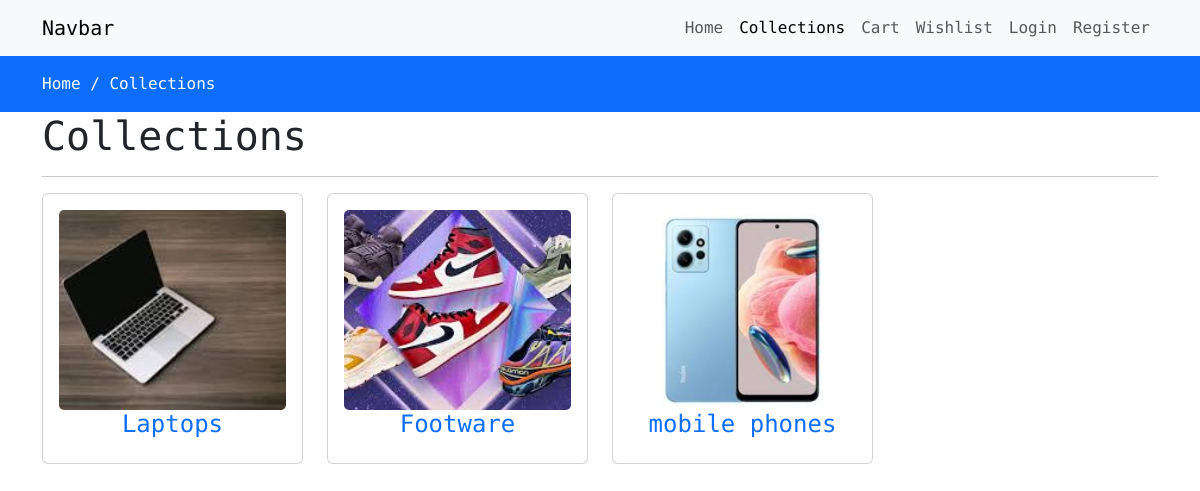
Before: /collections with the older database file.
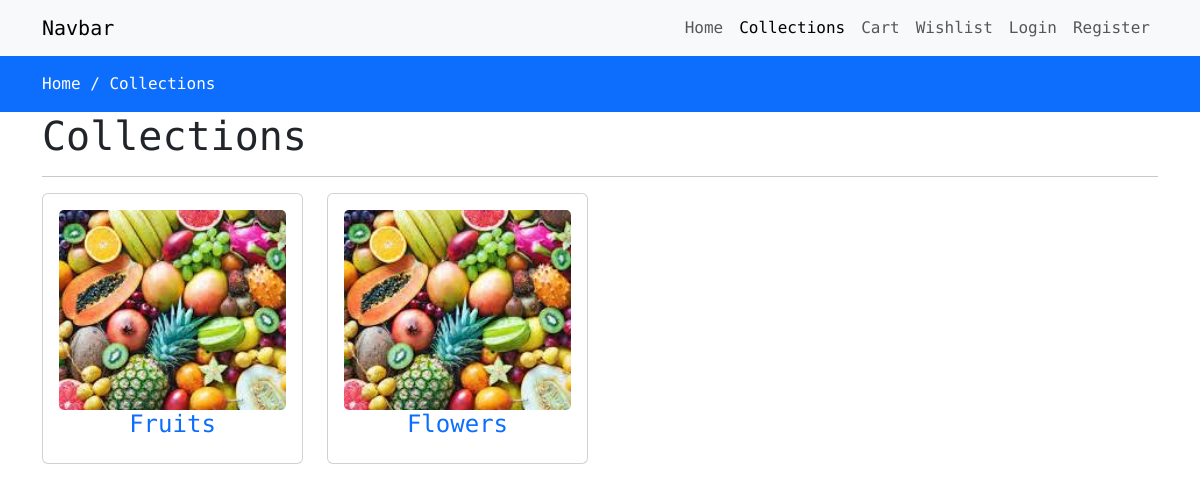
After: the same page with the newer database file.
### store/models.py (models this page shows, shortened)
class Category(models.Model):
    slug = models.CharField(max_length=150, null=False, blank=False)
    name = models.CharField(max_length=150, null=False, blank=False)
    image = models.ImageField(upload_to=get_file_path, null=True, blank= True  )
    description = models.TextField(max_length=500, null=False, blank=False)
    status = models.BooleanField(default=False, help_text="0=default, 1=hidden")
    trending = models.BooleanField(default=False, help_text="0=default, 1=trending")
    meta_title = models.CharField(max_length=150, null=False, blank=False)
    meta_keyword = models.CharField(max_length=150, null=False, blank=False)
    meta_description = models.TextField(max_length=500, null=False, blank=False)
    created_at = models.DateTimeField(auto_now=True)

### store/views.py (the view)
# urls.py: path('collections', views.collections, name="collections"),
def collections(request):
    category = Category.objects.filter(status=0)
    context = {'category': category}
    return render(request, "store/collections.html", context)

### store/templates/store/collections.html (shortened to what this page needs)
{% extends "store/layouts/main.html" %}
{%block content%}
<div class="py-3 bg-primary">
    <div class="container">
        <a class="text-white" href="{%url 'home'%}">Home /</a>
        <a class="text-white" href="{%url 'collections'%}">Collections</a>
    </div>
</div>
<div class="container">
    <div class="row">
        <div class="col-md-12">
            <h1>Collections</h1>
            <hr>
            <div class="row">
                {%for item in category %}
                <div class="col-md-3 ">
                    <div class="card ">
                        <a href="{%url 'collectionsview' item.slug %}">
                            <div class="card-body">
                                <div class="category-image ">
                                    <img src="{{item.image.url}}" alt="category image" class="img-fluid"/>
                                </div>
                                <h4 class="text-center">{{item.name}}</h4>
                            </div>
                        </a>
                    </div>
                </div>
            {%endfor%}
        </div>
    </div>
{%endblock content%}

### store/templates/store/layouts/main.html (shortened to what this page needs)
{%load static%}
<!DOCTYPE html>
<html lang="en">
<head>
    <link href="https://cdn.jsdelivr.net/npm/bootstrap@5.3.3/dist/css/bootstrap.min.css" rel="stylesheet">
    <link rel="stylesheet" href="https://cdnjs.cloudflare.com/ajax/libs/font-awesome/6.7.2/css/all.min.css">
    <link rel="stylesheet" href="//cdn.jsdelivr.net/npm/alertifyjs@1.14.0/build/css/alertify.min.css"/>
    <link rel="stylesheet" href="//cdn.jsdelivr.net/npm/alertifyjs@1.14.0/build/css/themes/default.min.css"/>
</head>
<body>
    {% include "store/inc/navbar.html" %}
    {%block content%}
    {%endblock content%}
</body>
</html>

### store/templates/store/inc/navbar.html (shortened to what this page needs)
<nav class="navbar navbar-expand-lg bg-body-tertiary">
    <div class="container">
      <a class="navbar-brand" href="#">Navbar</a>
      <div class="collapse navbar-collapse" id="navbarNav">
        <ul class="navbar-nav ms-auto" >
          <li class="nav-item">
            <a class="nav-link {% if request.resolver_match.url_name == 'home'%}active {% endif %}" aria-current="page" href="{% url 'home' %}">Home</a>
          </li>
          <li class="nav-item">
            <a class="nav-link {% if request.resolver_match.url_name == 'collections'%}active {% endif %}" href="{% url 'collections'%}">Collections</a>
          </li>
          <li class="nav-item">
            <a class="nav-link {% if request.resolver_match.url_name == 'cart'%}active {% endif %}" aria-current="page" href="{% url 'cart' %}">Cart</a>
          </li>
          <li class="nav-item">
            <a class="nav-link {% if request.resolver_match.url_name == 'wishlist'%}active {% endif %}" aria-current="page" href="{% url 'wishlist' %}">Wishlist</a>
          </li>
          {% if request.user.is_authenticated%}
          <li class="nav-item dropdown">
            <a class="nav-link dropdown-toggle" href="#" role="button" data-bs-toggle="dropdown" aria-expanded="false">
              {{request.user}}
            </a>
            <ul class="dropdown-menu">
              <li><a class="dropdown-item" href="#">Action</a></li>
              <li><a class="dropdown-item" href="#">Another action</a></li>
              <li><hr class="dropdown-divider"></li>
              <li><a class="dropdown-item" href="{%url 'logout' %}">logout</a></li>
            </ul>
          </li>
          {% else %}
          <li class="nav-item">
            <a class="nav-link" href="{%url 'loginpage' %}">Login</a>
          </li>
          <li class="nav-item">
            <a class="nav-link" href="{%url 'register' %}">Register</a>
          </li>
          {% endif %}
        </ul>
      </div>
    </div>
  </nav>

### store/templates/store/layouts/main.html (style rules this page uses)
* { font-family: "Roboto Mono", monospace; font-optical-sizing: auto; font-weight: <weight>; font-style: normal; }
a { text-decoration: none; }
.category-image img { width: 100%; height: 200px; object-fit: cover; border-radius: 5px; }
.active { font-weight: 800px; }

Changed rows visible on the page:
removed Category: image (picture), name "Laptops"
removed Category: image (picture), name "Footware"
removed Category: image (picture), name "mobile phones"
added Category: image (picture), name "Fruits"
added Category: image (picture), name "Flowers"
